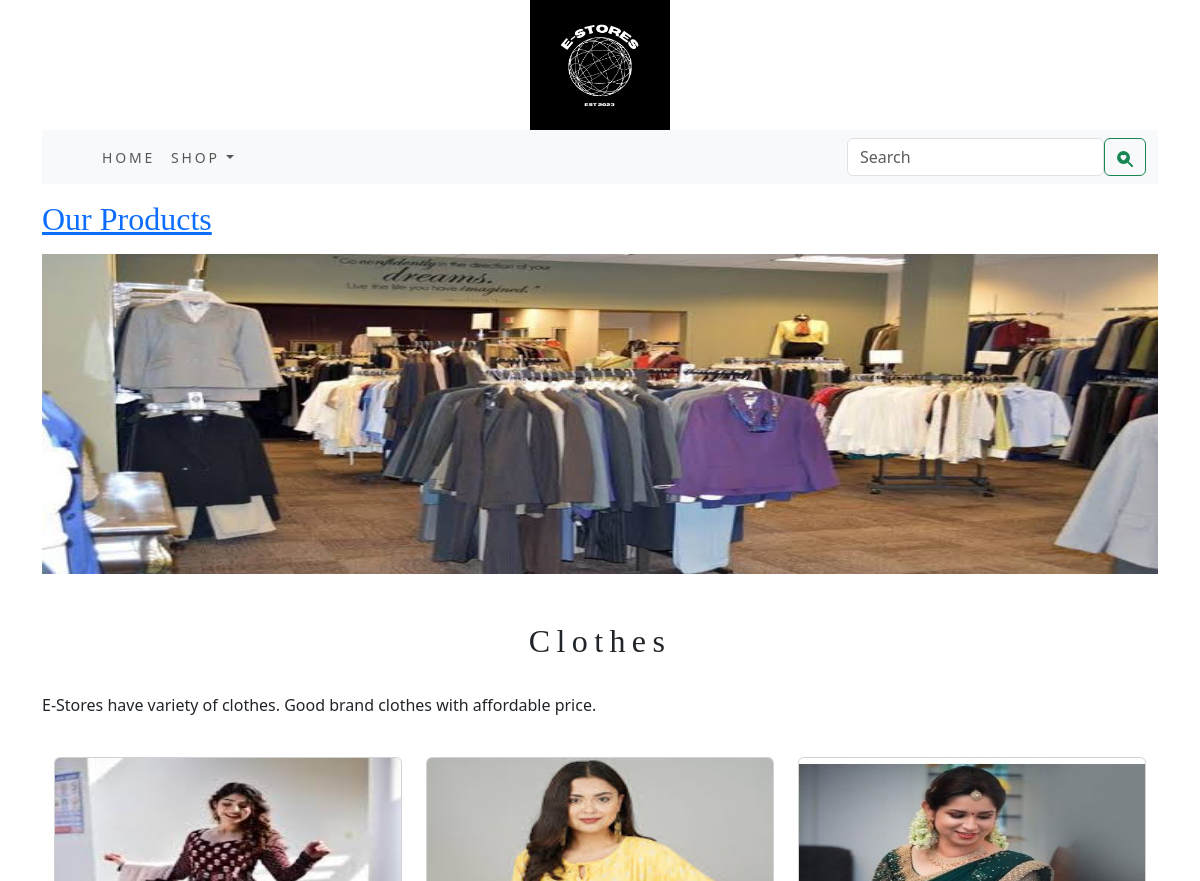
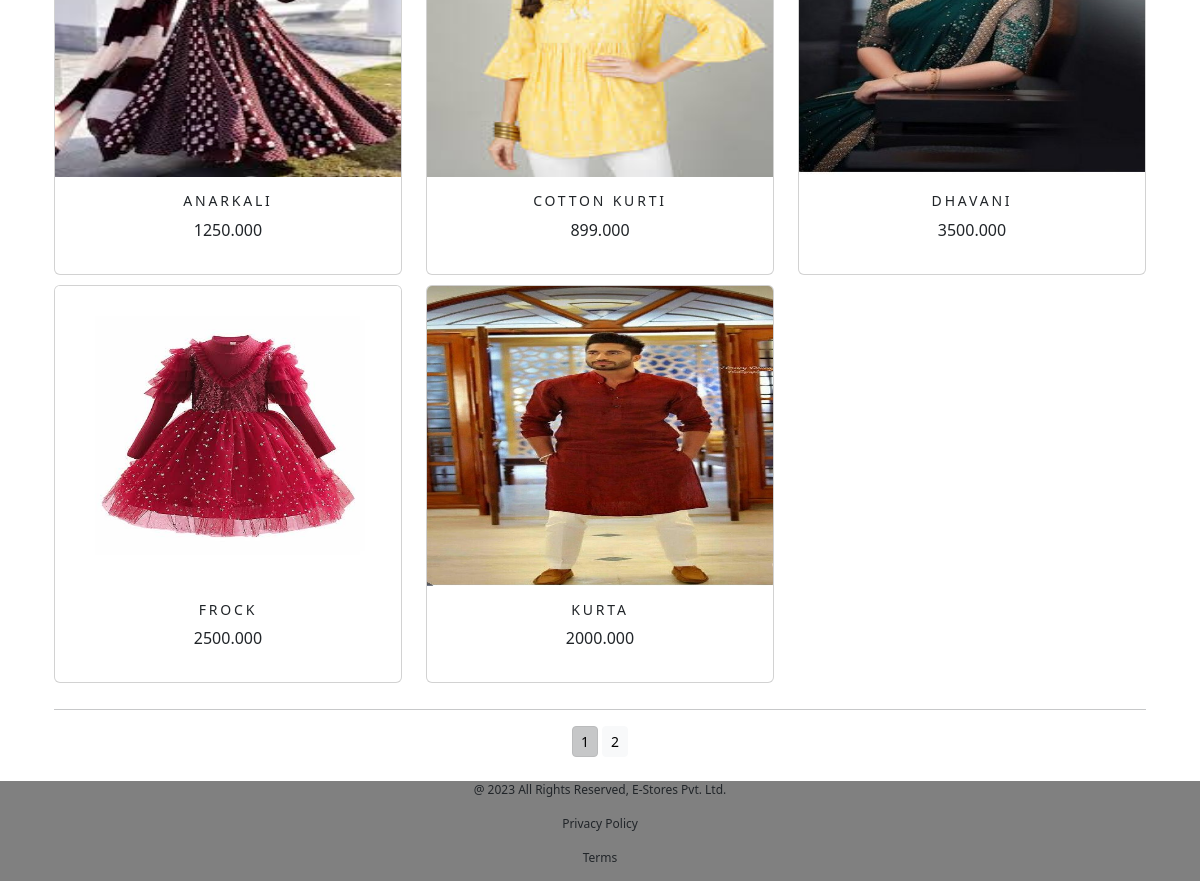
/Ecomapp/clothes/, run on the app's committed database (2 pictures, top to bottom).
### Ecomapp/models.py (models this page shows, shortened)
class Category(models.Model):
    name = models.CharField(max_length=250,unique=True)
    slug = models.SlugField(max_length=500, unique=True)
    desc = models.TextField(blank=True)
    image = models.ImageField(upload_to='catimages',blank=True)
    class Meta:
        ordering=('name',)
        verbose_name = 'category'
        verbose_name_plural = 'categories'
    def get_url(self):
        return reverse('Ecomapp:productcategory', args=[self.slug])

class Products(models.Model):
    name = models.CharField(max_length=250, unique=True)
    slug = models.SlugField(max_length=250, unique=True)
    desc = models.TextField(blank=True)
    price = models.DecimalField(max_digits=10, decimal_places=3)
    category = models.ForeignKey(Category,on_delete=models.CASCADE)
    image = models.ImageField(upload_to='prodimages',blank=True)
    stock = models.IntegerField()
    avail = models.BooleanField(default=True)
    created = models.DateTimeField(auto_now_add=True)
    updated = models.DateTimeField(auto_now_add=True)
    class Meta:
        ordering = ('name',)
        verbose_name = 'product'
        verbose_name_plural = 'products'
    def get_url(self):
        return reverse('Ecomapp:productdetail', args=[self.category.slug,self.slug])

### Ecomapp/views.py (the view)
# urls.py: path('',views.productcat,name='productcat'),
def productcat(request,c_slug=None):
    c_page = None
    products_list = None
    if c_slug != None:
        c_page = get_object_or_404(Category,slug=c_slug)
        products_list = Products.objects.all().filter(category=c_page,avail=True)
    else:
        products_list = Products.objects.all().filter(avail=True)
    paginator = Paginator(products_list,5)
    try:
        page=int(request.GET.get('page','1'))
    except:
        page=1
    try:
        products = paginator.page(page)
    except(EmptyPage, InvalidPage):
        products = paginator.page(paginator.num_pages)
    return render(request, "cat.html", {'cat': c_page,'prod': products})

### Ecomapp/context_processors.py (called while the page is built)
def menu_links(request):
    links = Category.objects.all()
    return dict(links=links)

### cartapp/context_processors.py (called while the page is built)
def counter(request):
    item_count = 0
    if 'admin' in request.path:
        return {}
    else:
        try:
            cart = Cart.objects.filter(cart_id=_cart_id(request))
            cart_items=Cartitem.objects.all().filter(cart=cart[:1])
            for cart_item in cart_items:
                item_count += cart_item.quantity
        except Cart.DoesNotExist:
            item_count = 0
    return dict(item_count=item_count)

### cartapp/views.py (called while the page is built)
def _cart_id(request):
    cart = request.session.session_key
    if not cart:
        cart = request.session.create()
    return cart

### templates/cat.html (shortened to what this page needs)
{% extends 'base.html' %}
{% load static %}
{% block content %}
    {% if cat %}
       <div>
         <div class="row my_rowclass">
             <div class="mx-auto">
                  <p><a href="{% url 'Ecomapp:productcat' %}"><h1 style="font-size:32px;font-family:Stencil;"> Our Products </h1></a></p>
             </div>
         </div>
       </div>
    {% endif %}
<div class="mx_auto">
  {% if cat %}
       <img class="my-image" src="{{cat.image.url}}" alt="{{cat.name}}" width="100%">
</div>
   <br><br>
<div>
  <h1 class="text-center my-title">{{cat.name}}</h1><br>
  <p class="text-justify">{{cat.desc}}</p> <br>
</div>
 {% endif %}
<div class="container">
  <div class="row mx_auto">
     {%  for product in prod.object_list %}
    <div class="mybottommargin col-9 col-sm-12 col-md-4 col-lg-4">
      <div class="card text-center" style="min-width:18rem;">
        <a href="{{product.get_url}}"><img class="card-img-top" src="{{product.image.url}}" alt="{{product.name}}" width=90px" height="300px"></a>
        <div class="card-body">
          <h4> {{product.name}}</h4>
          <p> {{product.price}}</p>
        </div>
      </div>
    </div>
    {% endfor %}
  </div>
    <div class="mx-auto">
        {% if prod.paginator.num_pages > 1 %}
        <hr>
        <div class="text-center">
            {% for pg in prod.paginator.page_range %}
            <a href="?page={{pg}}" class="btn btn-light btn-sm {% if prod.number == pg %}  active {% endif %}">{{pg}}</a>
            {% endfor %}
        </div>
        {% endif %}
    </div>
    <br>
</div>
{% endblock %}

### static/css/custom.css (style rules this page uses)
.my-image { height:320px; }
.my-title { font-size:32px; text_transform:uppercase; font-family:stencil; letter-spacing:.2em; }
.mybottommargin { margin-bottom:10px; }
.card-body h4 { font-size:14px; text-transform:uppercase; letter-spacing:.2em; }

### data on the page
Category: image (picture), name "Clothes", desc "E-Stores have variety of clothes. Good brand clothes with affordable price."
Products: image (picture), name "ANARKALI", price "1250.000"
Products: image (picture), name "COTTON KURTI", price "899.000"
Products: image (picture), name "DHAVANI", price "3500.000"
Products: image (picture), name "FROCK", price "2500.000"
Products: image (picture), name "KURTA", price "2000.000"

### other printed values
{{ pg }} "1" "2"
